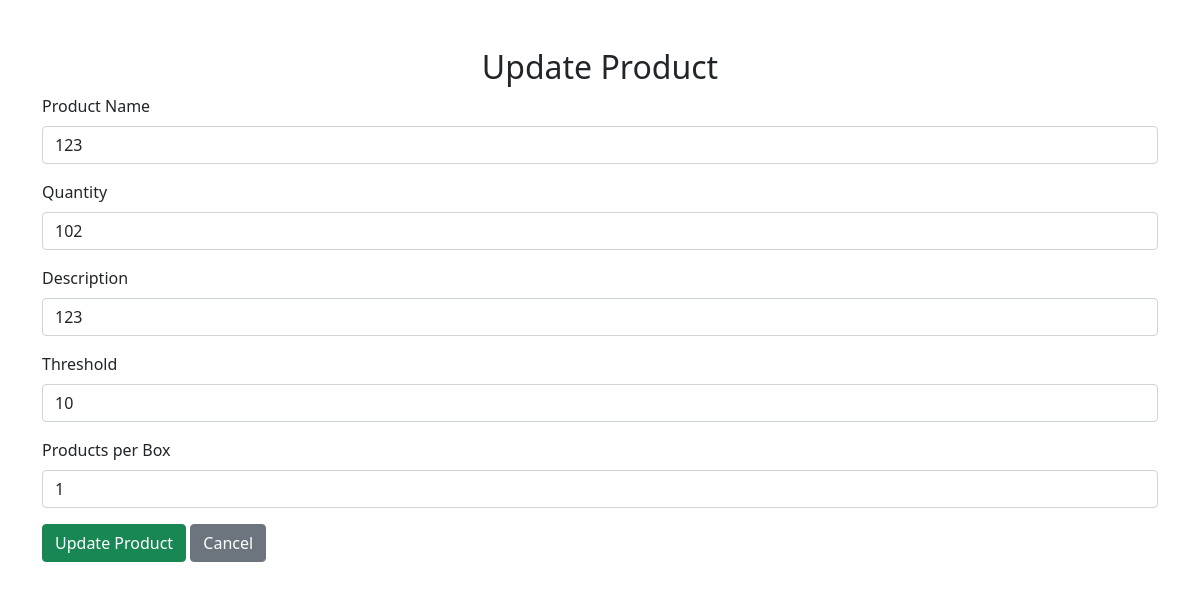
Screenshot of /warehouse/warehouse/update.php?id=1 with the database file from the repository.
### tables this page shows
CREATE TABLE `inventory` (
  `id` int(11) NOT NULL,
  `product_id` varchar(50) NOT NULL,
  `product_name` varchar(255) NOT NULL,
  `quantity` int(11) NOT NULL DEFAULT 0,
  `cost_price` decimal(10,2) NOT NULL DEFAULT 0.00,
  `price` decimal(10,2) NOT NULL DEFAULT 0.00,
  `product_description` text DEFAULT NULL,
  `qr_code` varchar(255) DEFAULT NULL,
  `threshold` int(11) DEFAULT 10,
  `category` varchar(100) NOT NULL,
  `status` enum('Available','Unavailable') NOT NULL DEFAULT 'Available',
  `products_per_box` int(11) NOT NULL DEFAULT 1,
  `minimum_order_quantity` int(11) DEFAULT 1,
  `supplier_id` int(11) DEFAULT NULL,
  `created_at` timestamp NOT NULL DEFAULT current_timestamp(),
  `updated_at` timestamp NOT NULL DEFAULT current_timestamp() ON UPDATE current_timestamp()
);

### warehouse/warehouse/update.php (the view, shortened to what this page needs)
<?php
include 'db.php';
if (isset($_GET['id'])) {
    $id = $_GET['id'];
    $query = "SELECT * FROM inventory WHERE id=$id";
    $result = mysqli_query($conn, $query);
    $product = mysqli_fetch_assoc($result);
}
?>
<!DOCTYPE html>
<html lang="en">
<head>
    <link href="https://cdn.jsdelivr.net/npm/bootstrap@5.0.2/dist/css/bootstrap.min.css" rel="stylesheet">
</head>
<body>
    <div class="container mt-5">
        <h2 class="text-center">Update Product</h2>
        <form method="POST">
            <div class="mb-3">
                <label class="form-label">Product Name</label>
                <input type="text" name="product_name" class="form-control" value="<?php echo $product['product_name']; ?>" required>
            </div>
            <div class="mb-3">
                <label class="form-label">Quantity</label>
                <input type="number" name="quantity" class="form-control" value="<?php echo $product['quantity']; ?>" required>
            </div>
            <div class="mb-3">
                <label class="form-label">Description</label>
                <input type="text" name="description" class="form-control" value="<?php echo $product['product_description']; ?>" required>
            </div>
            <div class="mb-3">
                <label class="form-label">Threshold</label>
                <input type="number" name="threshold" class="form-control" value="<?php echo $product['threshold']; ?>" required>
            </div>
            <div class="mb-3">
                <label class="form-label">Products per Box</label>
                <input type="number" name="products_per_box" class="form-control" value="<?php echo $product['products_per_box']; ?>" required>
            </div>
            <button type="submit" name="update" class="btn btn-success">Update Product</button>
            <a href="inventory.php" class="btn btn-secondary">Cancel</a>
        </form>
    </div>
</body>
</html>

### rows the page displays
inventory: product_name "123", quantity "102", description "123", threshold "10", products_per_box "1"
